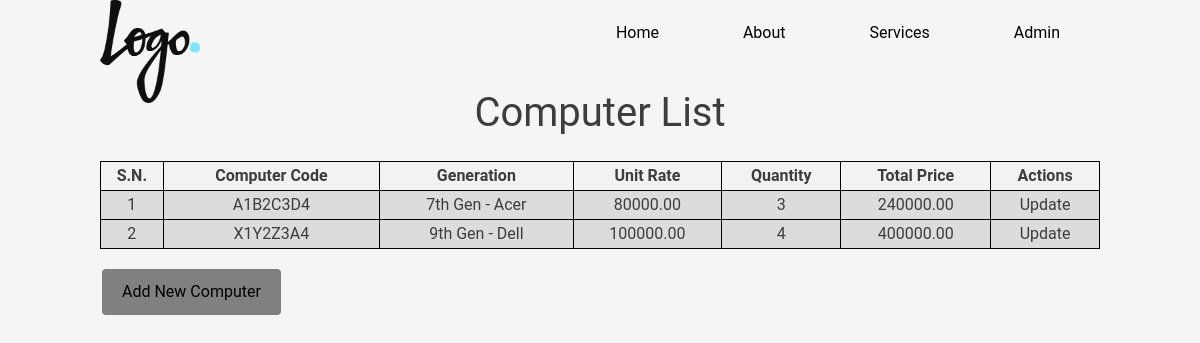
The page /list/ on the database as committed earlier.
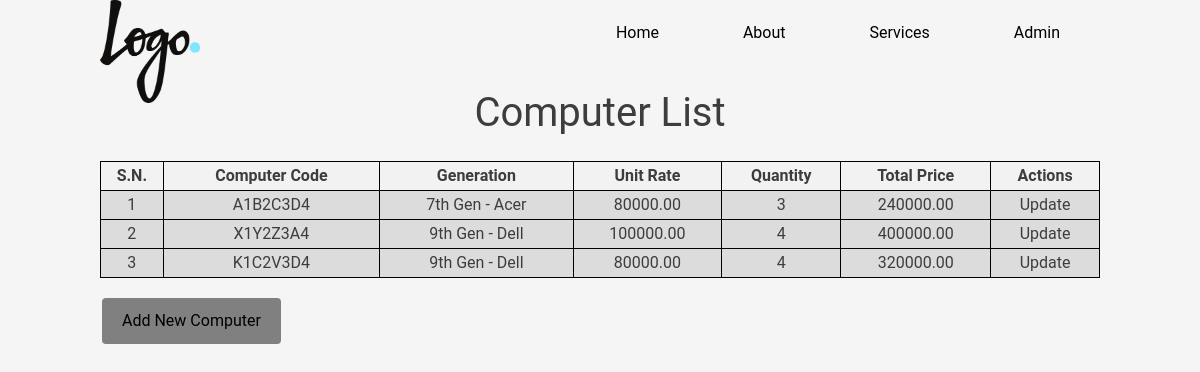
The same page on the database as committed later.
### computer/models.py (models this page shows, shortened)
class Computer(models.Model):
    computer_code = models.CharField(max_length=100, unique=True)
    computer = models.ForeignKey(ComputerSpecification, on_delete=models.CASCADE)
    quantity = models.IntegerField()
    unit_rate = models.DecimalField(max_digits=10, decimal_places=2)
    total_price = models.DecimalField(max_digits=10, decimal_places=2, blank=True, null=True)

class ComputerSpecification(models.Model):
    generation = models.CharField(max_length=100)
    price_min = models.DecimalField(max_digits=10, decimal_places=2)
    price_max = models.DecimalField(max_digits=10, decimal_places=2)
    ram = models.IntegerField()
    brand = models.ForeignKey(ComputerBrand, on_delete=models.CASCADE)
    def __str__(self):
        return f"{self.generation} - {self.brand.brand_name}"

class ComputerBrand(models.Model):
    brand_name = models.CharField(max_length=100)
    logo = models.ImageField(upload_to='brand_logos/', null=True, blank=True)

### computer/views.py (the view)
# urls.py: path('list/', ComputerListView.as_view(), name='computer_list'),
class ComputerListView(ListView):
    model = Computer
    template_name = 'computer_list.html'
    context_object_name = 'computers'

### computer/templates/computer_list.html (shortened to what this page needs)
<!DOCTYPE html>
<html lang="en">
<head>
    <link href="../static/tailwind.css" rel="stylesheet">
</head>
<body>
{% load static %}
    <div class="site-wrapper">
        <header class="site-header">
          <div class="container clearfix">
            <div class="logo">
              <a onclick="reloadpage()"><img src="{% static 'Logo_TV_2015.svg.png'%}" alt=""></a>
            </div>
            <nav class="main-menu">
              <ul>
                <li><a href="">Home</a></li>
                <li><a href="">About</a></li>
                <li><a href="">Services</a></li>
                <li><a onclick="window.location.href='{% url 'admin:index' %}'">Admin</a></li>
              </ul>
            </nav>
          </div>
        </header>
        <h1 >Computer List</h1 >
        <table >
        <thead>
            <tr>
                <th>S.N.</th>
                <th>Computer Code</th>
                <th>Generation</th>
                <th>Unit Rate</th>
                <th>Quantity</th>
                <th>Total Price</th>
                <th>Actions</th>
            </tr>
        </thead>
        <tbody>
            {% for computer in computers %}
                <tr>
                    <td>{{ forloop.counter }}</td>
                    <td>{{ computer.computer_code }}</td>
                    <td>{{ computer.computer }}</td>
                    <td>{{ computer.unit_rate }}</td>
                    <td>{{ computer.quantity }}</td>
                    <td>{{ computer.total_price }}</td>
                    <td><form action="{% url 'computer_update' computer.pk %}" method="get">
                        <button>Update</button>
                    </form></td>
                </tr>
            {% endfor %}
        </tbody>
        </table>
        <form action="{% url 'computer_create' %}" method="get">
            <button class="form-button" type="submit">Add New Computer</button>
        </form>
    </div>
</body>
</html>

### computer/templates/computer_list.html (style rules this page uses)
html, body { margin: 0; padding: 0; font-family: 'Roboto', 'Sans Serif', serif; font-weight: 400; }
* { -webkit-box-sizing: border-box; -moz-box-sizing: border-box; box-sizing: border-box; }
a { -webkit-transition: 0.3s all cubic-bezier(0.66, 0.04, 0.5, 1.08); -moz-transition: 0.3s all cubic-bezier(0.66, 0.04, 0.5, 1.08); transition: 0.3s all cubic-bezier(0.66, 0.04, 0.5, 1.08); text-decoration: none; }
img { max-width: 100%; }
h1 { text-align: center; margin-bottom: 35px; font-size: 40px; }
.clearfix:before, .clearfix:after { clear: both; display: block; content: ""; }
body { font-size: 16px; color: #3d3d3d; line-height: 26px; background-color: #f5f5f5; }
.site-wrapper { max-width: 1000px; margin: 0 auto; }
.site-header { background: #f5f5f5; width: 100%; }
.site-header>.container { width: 100%; }
.site-header .container .logo { height: 100px; width: 100px; float: left; }
.site-header .main-menu ul { list-style: none; float: right; padding: 0; }
.site-header .main-menu>ul>li { display: inline-block; padding: 20px 10px; }
.site-header .main-menu ul li a { padding: 20px 30px; color: black; }
table { border-collapse: collapse; width: 100%; }
th, td { border: 1px solid black; padding: 1px; text-align: center; background-color: gainsboro; }
th { background-color: #f2f2f2; }
.form-button { background-color: gray; border: none; color: black; padding: 10px 20px; text-align: center; text-decoration: none; display: inline-block; font-size: 16px; margin: 20px 2px; cursor: pointer; border-radius: 4px; }

Rows that differ between the two databases and show on the page:
added Computer: computer_code "K1C2V3D4", computer "9th Gen - Dell", unit_rate "80000.00", quantity "4", total_price "320000.00"
